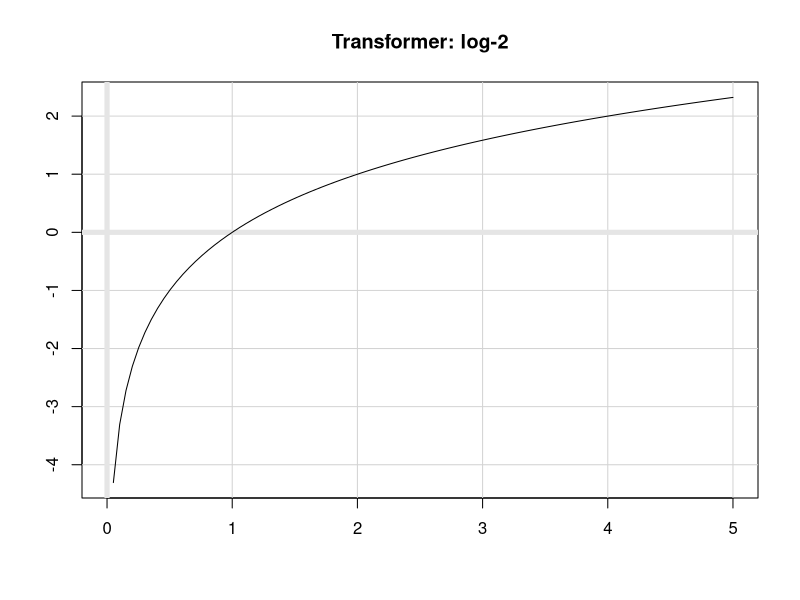
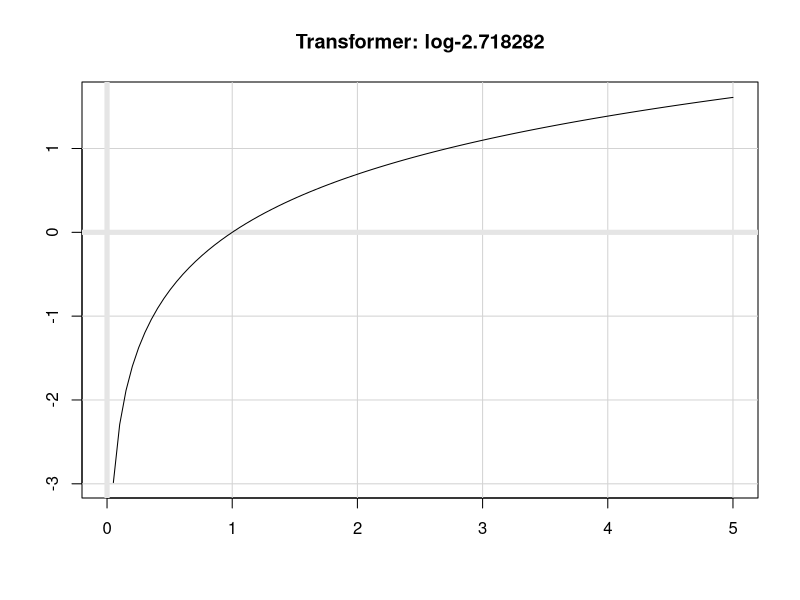
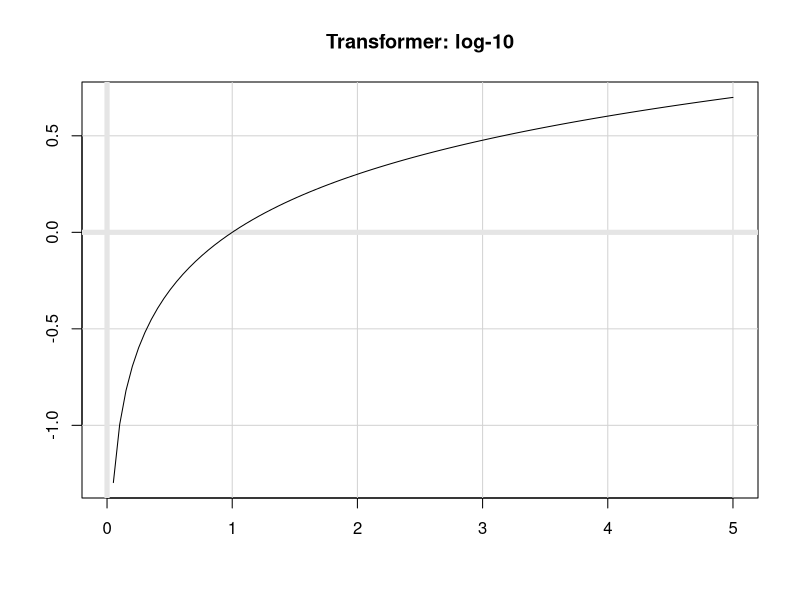
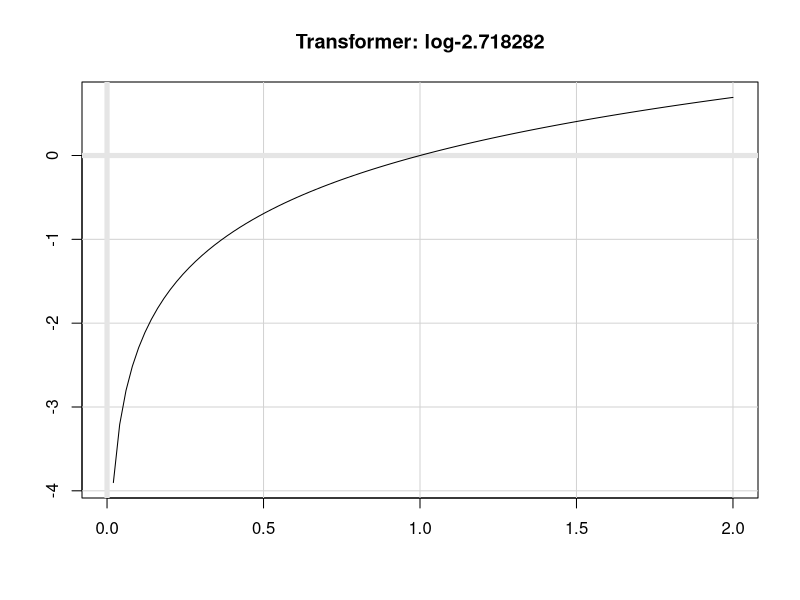
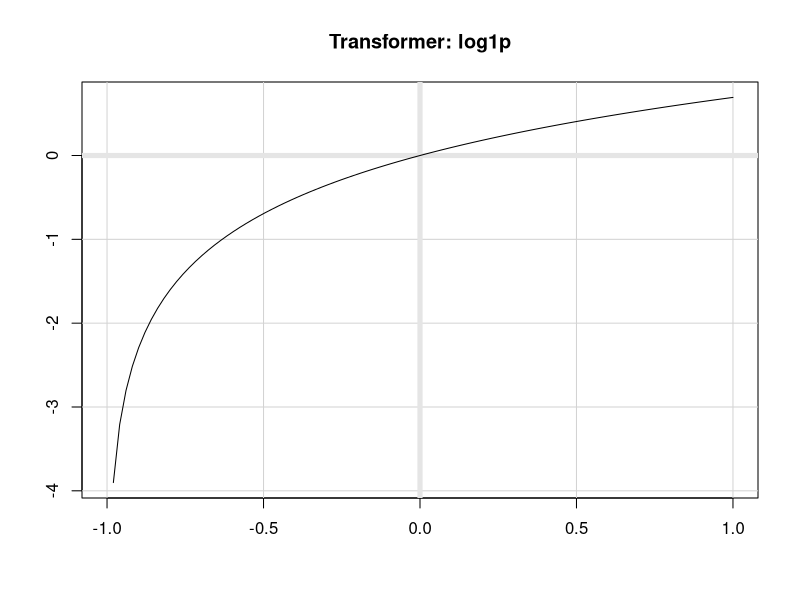
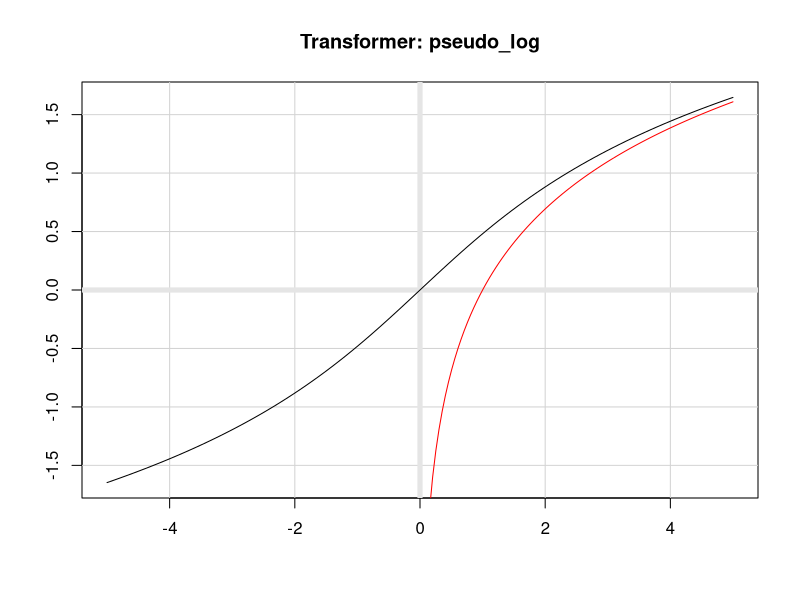
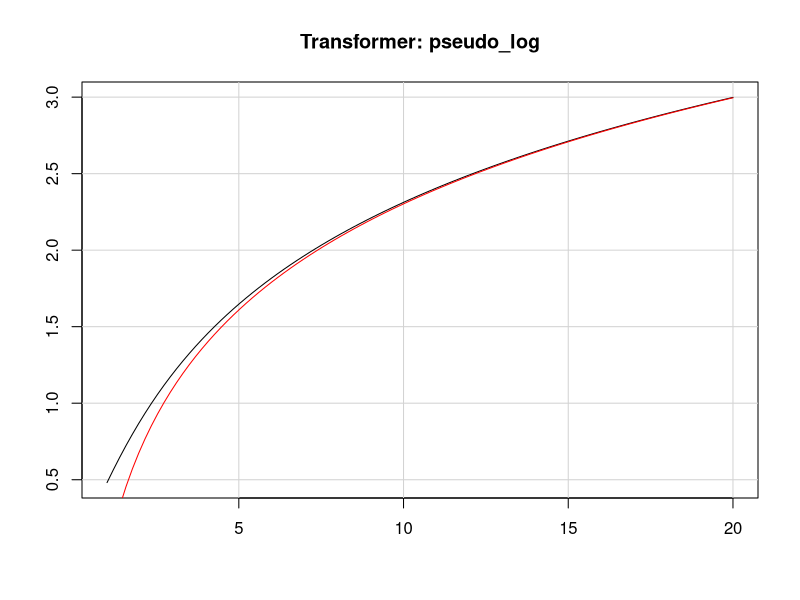

These figures' R source, in order:
# r2py crawler metadata
# package: scales
# source_type: rd_example
# topic: transform_log.Rd
# source_file: C:\Users\bened\AppData\Local\R\win-library\4.5\scales\help
# lines: 15

suppressPackageStartupMessages(library(scales))
plot(transform_log2(), xlim = c(0, 5))
plot(transform_log(), xlim = c(0, 5))
plot(transform_log10(), xlim = c(0, 5))

plot(transform_log(), xlim = c(0, 2))
plot(transform_log1p(), xlim = c(-1, 1))

# The pseudo-log is defined for all real numbers
plot(transform_pseudo_log(), xlim = c(-5, 5))
lines(transform_log(), xlim = c(0, 5), col = "red")

# For large positives numbers it's very close to log
plot(transform_pseudo_log(), xlim = c(1, 20))
lines(transform_log(), xlim = c(1, 20), col = "red")
